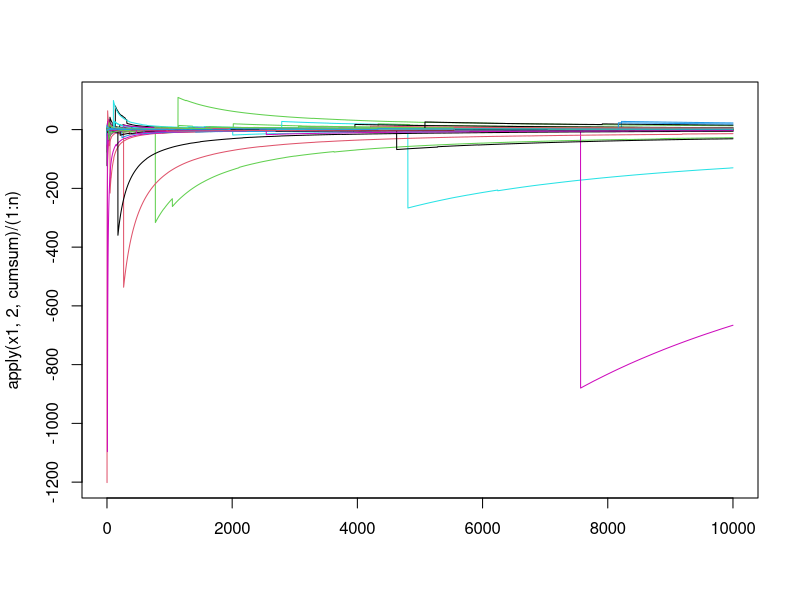
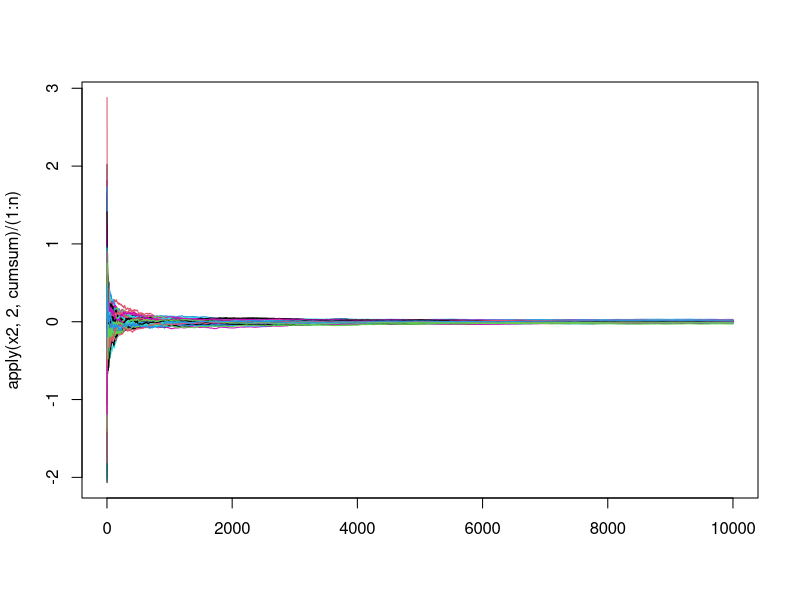

Generate these figures, in order, with R:

## Non-convergence of the sample mean of Cauchy

n <- 1e4
M <- 100
x1 <- matrix(rcauchy(n * M), nrow = n, ncol = M)
matplot(apply(x1, 2, cumsum) / (1:n), type = "l", lty = 1)

## Convergence of the sample mean of N(0, 1)

x2 <- matrix(rnorm(n * M), nrow = n, ncol = M)
matplot(apply(x2, 2, cumsum) / (1:n), type = "l", lty = 1)

## Other codes are in each script


# Change
